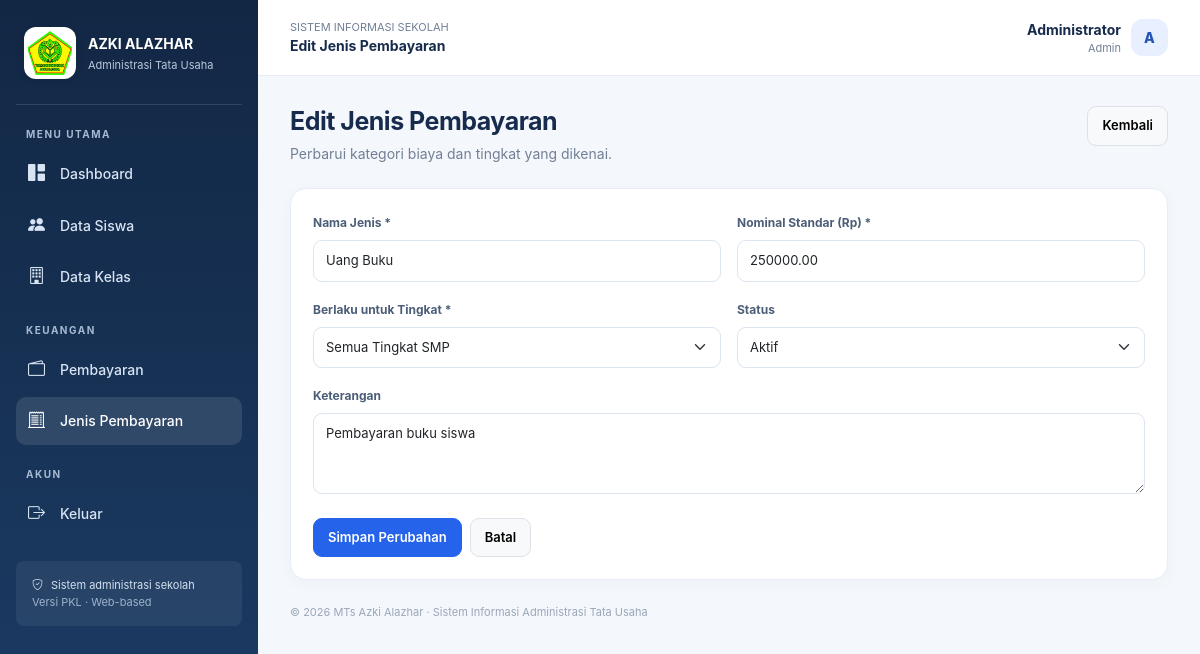
The page /jenis_pembayaran/edit.php?id=2 (signed in) on the database its author committed.
### tables this page shows
CREATE TABLE `jenis_pembayaran` (
  `id_jenis` int(11) NOT NULL,
  `nama_jenis` varchar(100) NOT NULL,
  `nominal` decimal(12,2) DEFAULT 0.00,
  `keterangan` text DEFAULT NULL,
  `status` enum('aktif','nonaktif') DEFAULT 'aktif',
  `created_at` timestamp NOT NULL DEFAULT current_timestamp()
);

### includes/auth.php (called while the page is built, shortened)
<?php
function e($v) { return htmlspecialchars((string)($v ?? ''), ENT_QUOTES, 'UTF-8'); }
?>

### jenis_pembayaran/edit.php (the view)
<?php require_once '../includes/auth.php';require_once '../config/koneksi.php';$id=(int)($_GET['id']??0);$st=$conn->prepare('SELECT * FROM jenis_pembayaran WHERE id_jenis=?');$st->bind_param('i',$id);$st->execute();$row=$st->get_result()->fetch_assoc();if(!$row){header('Location: index.php');exit;}$error='';if($_SERVER['REQUEST_METHOD']==='POST'){$nama=trim($_POST['nama_jenis']??'');$nom=(float)($_POST['nominal']??0);$tingkat=$_POST['tingkat']??'Semua Tingkat';$ket=trim($_POST['keterangan']??'');$status=$_POST['status']??'aktif';if($nama===''||$nom<0||!in_array($tingkat,['Semua Tingkat','VII','VIII','IX'],true)||!in_array($status,['aktif','nonaktif'],true)){$error='Periksa kembali data yang dimasukkan.';$row=array_merge($row,$_POST);}else{$st=$conn->prepare('UPDATE jenis_pembayaran SET nama_jenis=?,tingkat=?,nominal=?,keterangan=?,status=? WHERE id_jenis=?');$st->bind_param('ssdssi',$nama,$tingkat,$nom,$ket,$status,$id);$st->execute();header('Location: index.php');exit;}}$page_title='Edit Jenis Pembayaran';$active='jenis';$prefix='../';include '../includes/header.php';?><div class="page-heading"><div><h1>Edit Jenis Pembayaran</h1><p>Perbarui kategori biaya dan tingkat yang dikenai.</p></div><a href="index.php" class="btn btn-light border">Kembali</a></div><div class="panel"><div class="panel-body"><?php if($error):?><div class="alert alert-danger"><?= e($error) ?></div><?php endif;?><form method="post"><div class="row g-3"><div class="col-md-6"><label class="form-label">Nama Jenis *</label><input name="nama_jenis" class="form-control" required value="<?= e($row['nama_jenis']) ?>"></div><div class="col-md-6"><label class="form-label">Nominal Standar (Rp) *</label><input type="number" min="0" step="1" name="nominal" class="form-control" required value="<?= e($row['nominal']) ?>"></div><div class="col-md-6"><label class="form-label">Berlaku untuk Tingkat *</label><select name="tingkat" class="form-select"><?php foreach(['Semua Tingkat','VII','VIII','IX'] as $t):?><option value="<?= e($t) ?>" <?= ($row['tingkat']??'Semua Tingkat')===$t?'selected':'' ?>><?= $t==='Semua Tingkat'?'Semua Tingkat SMP':'Kelas '.$t ?></option><?php endforeach;?></select></div><div class="col-md-6"><label class="form-label">Status</label><select name="status" class="form-select"><option value="aktif" <?= $row['status']==='aktif'?'selected':'' ?>>Aktif</option><option value="nonaktif" <?= $row['status']==='nonaktif'?'selected':'' ?>>Nonaktif</option></select></div><div class="col-12"><label class="form-label">Keterangan</label><textarea name="keterangan" class="form-control" rows="3"><?= e($row['keterangan']??'') ?></textarea></div></div><div class="d-flex gap-2 mt-4"><button class="btn btn-primary">Simpan Perubahan</button><a href="index.php" class="btn btn-light border">Batal</a></div></form></div></div><?php include '../includes/footer.php';?>

### includes/header.php (style rules this page uses)
:root { --navy:#142b4a;--blue:#2563eb;--bg:#f4f7fb;--muted:#718096 }
* { box-sizing:border-box }
body { background:var(--bg);color:#172b4d;font-family:Inter,system-ui,-apple-system,"Segoe UI",sans-serif;font-size:14px }
.page-heading { display:flex;justify-content:space-between;align-items:flex-start;gap:16px;margin-bottom:24px }
.page-heading h1 { font-size:25px;font-weight:750;letter-spacing:-.5px;margin:0 }
.page-heading p { color:var(--muted);margin:7px 0 0 }
.stat-card,.panel { background:#fff;border:1px solid #e8edf5;border-radius:16px;box-shadow:0 4px 18px #152d4d08 }
.panel { overflow:hidden }
.panel-body { padding:22px }
.form-label { font-weight:650;font-size:12px;color:#4c5e77 }
.form-control,.form-select { border-color:#dce4ef;border-radius:9px;padding:10px 12px;font-size:13px }
.btn { border-radius:9px;font-weight:600;padding:9px 14px;font-size:13px }
.btn-primary { background:var(--blue);border-color:var(--blue) }

### rows shown on the page
jenis_pembayaran: nama_jenis "Uang Buku", nominal "250000.00", status "Aktif", keterangan "Pembayaran buku siswa"

### other values the page prints
$page_title "Edit Jenis Pembayaran"
$_SESSION['nama'] "Administrator"
str_replace('_',' ', $_SESSION['role'] ?? '') "Admin"
substr($_SESSION['nama'] ?? 'U',0,1) "A"
